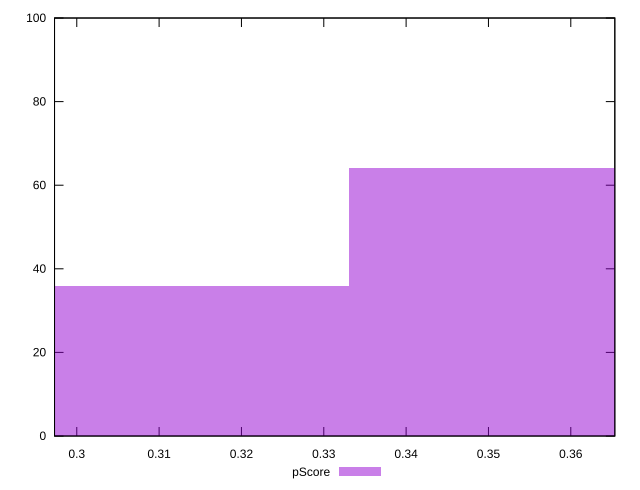

Here is the gnuplot script that generated this plot:
reset

$pScore <<EOF
0.35270640245639057 64
0.3135168021834583 36
EOF

set key outside below
set boxwidth 0.039189600272932286
set xrange [0.29729948978425963:0.36534760307970204]
set yrange [0:100]
set trange [0:100]
set style fill transparent solid 0.5 noborder
set terminal svg size 640, 490 enhanced background rgb 'white'
set output "report_00018_2021-02-10T15-25-16.877Z/max-potential-fid/samples/pages/pScore/histogram.svg"

plot $pScore title "pScore" with boxes

reset
